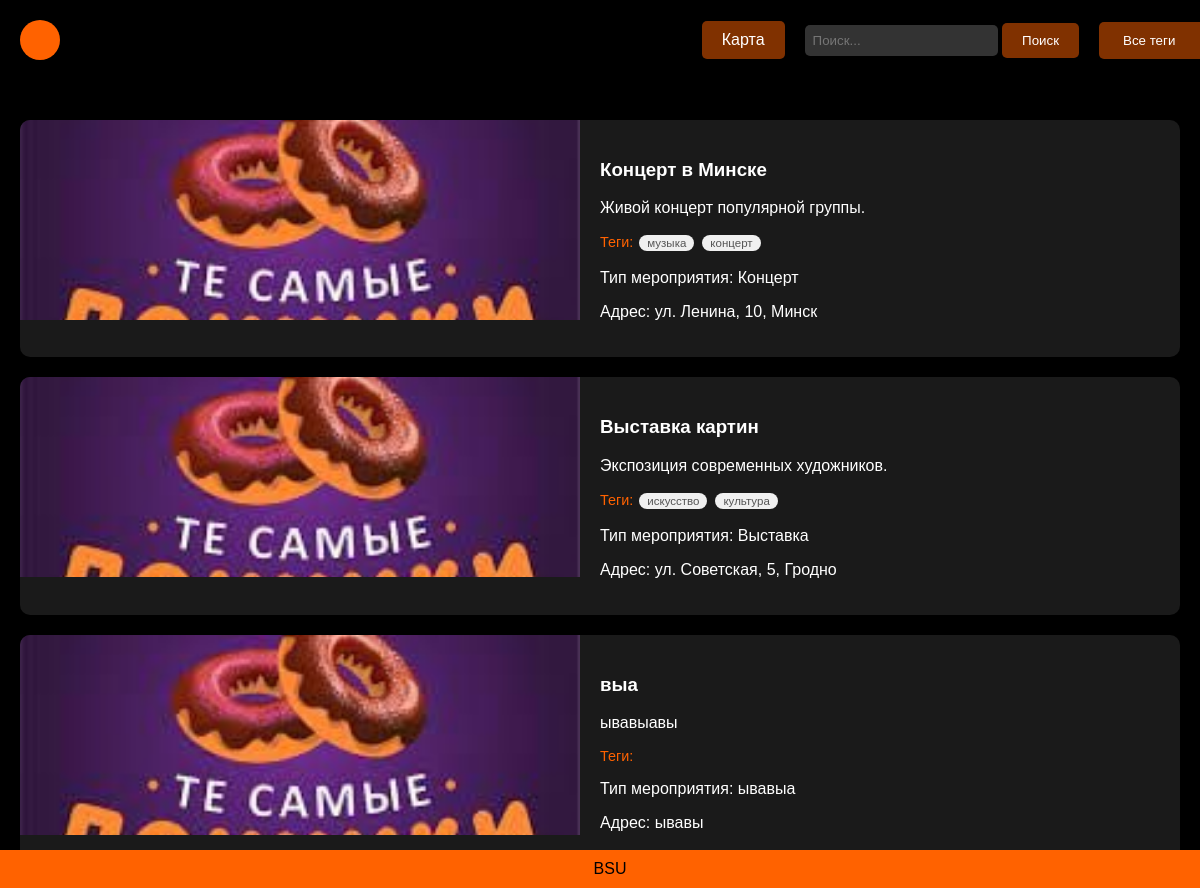
Before: / with the older database file.
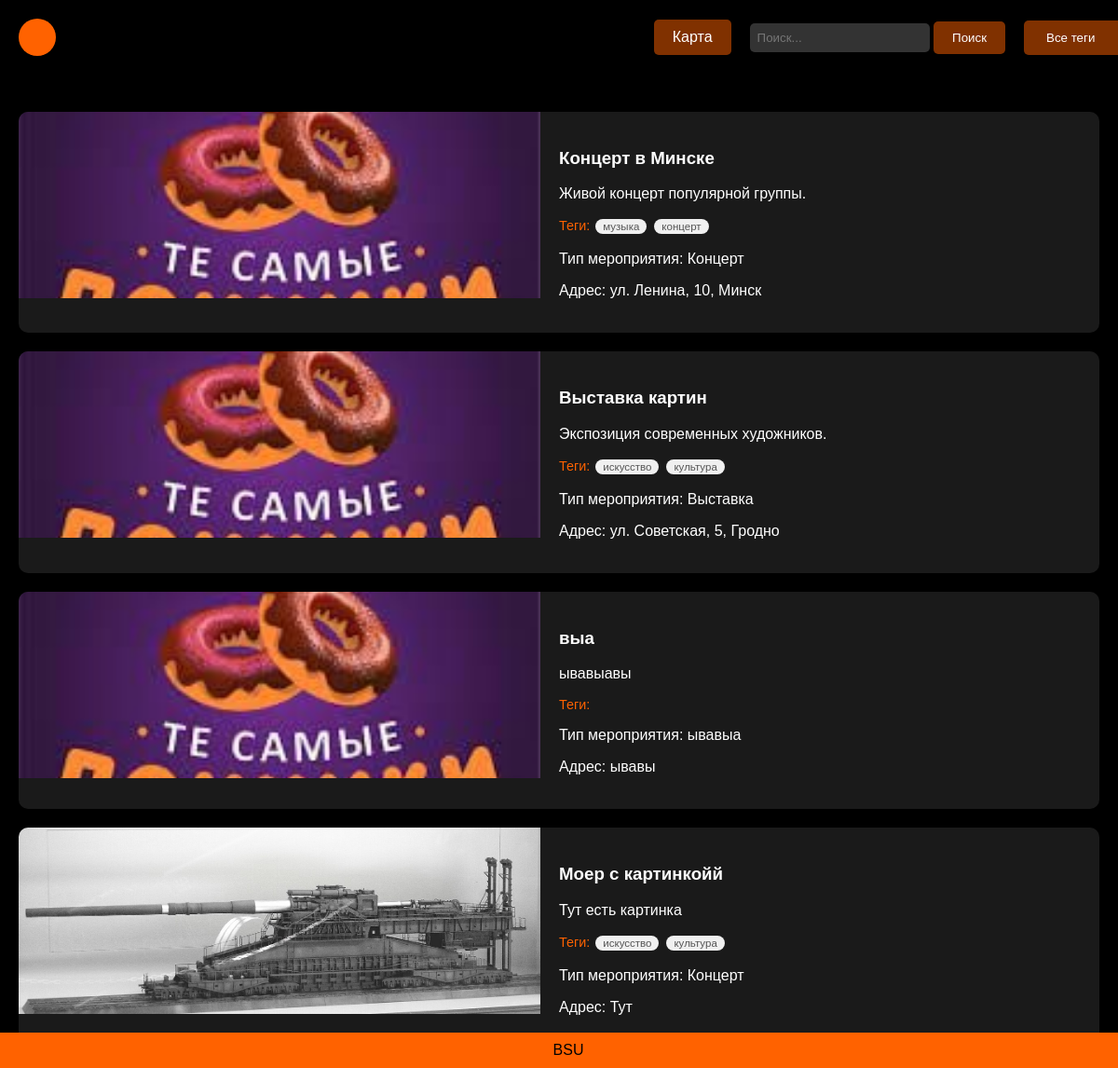
After: the same page with the newer database file.
### app.py (models this page shows)
class Event(db.Model):
    id = db.Column(db.Integer, primary_key=True)
    title = db.Column(db.String(100), nullable=False)
    description = db.Column(db.Text, nullable=False)
    organizer_id = db.Column(db.Integer, db.ForeignKey('user.id'), nullable=False)
    format = db.Column(db.String(20), nullable=False)
    location = db.Column(db.String(200))
    date_time = db.Column(db.DateTime, nullable=False)
    duration = db.Column(db.Integer, nullable=False)
    image_url = db.Column(db.String(200))
    lat = db.Column(db.Float)
    lng = db.Column(db.Float)
    event_type = db.Column(db.String(50))
    created_at = db.Column(db.DateTime, default=datetime.utcnow)
    is_active = db.Column(db.Boolean, default=True)
    organizer = db.relationship('User', backref='events')
    tags = db.relationship('Tag', secondary='event_tag', backref='events')

class Tag(db.Model):
    id = db.Column(db.Integer, primary_key=True)
    name = db.Column(db.String(50), unique=True, nullable=False)

### app.py (the view, shortened to what this page needs)
@app.route('/', methods=['GET'])
def home():
    search_query = request.args.get('search', '').strip()
    selected_tag = request.args.get('tag', '').strip()
    query = Event.query.filter_by(is_active=True)
    if selected_tag:
        tag = Tag.query.filter_by(name=selected_tag).first()
        if tag:
            query = query.join(Event.tags).filter(Tag.id == tag.id)
    events = query.all()
    tags = Tag.query.all()
    return render_template('index.html',
                         posts=events,
                         tags=tags,
                         search_query=search_query,
                         selected_tag=selected_tag)

### templates/index.html (shortened to what this page needs)
<!DOCTYPE html>
<html>
<head>
    <link rel="stylesheet" href="{{ url_for('static', filename='styles.css') }}">
</head>
<body>
    <div class="header">
        <div class="user-container" id="userContainer">
            <div class="user-circle"></div>
        </div>
        <div class="menu-buttons">
            <a href="{{ url_for('show_map') }}" class="menu-btn">Карта</a>
            <div class="search-container">
                <form method="GET" action="/">
                    <input class="search-input" type="text" name="search" placeholder="Поиск..." value="{{ search_query|default('') }}">
                        <button class="menu-btn" type="submit">Поиск</button>
                </form>
            </div>
            <select class="menu-btn" onchange="filterPosts('tag', this.value)">
                <option value="">Все теги</option>
            </select>
        </div>
    </div>
    <div class="posts-container">
        {% for post in posts %}
            <div class="post" onclick="showModal('{{ post.title }}', '{{ post.description }}', '{{ post.location }}', '{{ post.tags|map(attribute='name')|join(', ') }}', '{{ post.event_type }}', '{{ post.location }}', {{ post.lat|default(0) }}, {{ post.lng|default(0) }}, '{{ post.image_url|default('') }}')">
                <img class="post-image"
                    src="{{ url_for('static', filename=post.image_url) if post.image_url else url_for('static', filename='images/no-image.jpg') }}"
                    alt="{{ post.title }}"
                    onerror="this.onerror=null;this.src='{{ url_for('static', filename='images/no-image.jpg') }}'">
                <div class="post-content">
                    <h3>{{ post.title }}</h3>
                    <p>{{ post.description|truncate(100) }}</p>
                    <p class="tags">Теги:
                        {% for tag in post.tags %}
                            <span class="tag">{{ tag.name }}</span>
                        {% endfor %}
                    </p>
                    <p>Тип мероприятия: {{ post.event_type }}</p>
                    <p>Адрес: {{ post.location }}</p>
                </div>
            </div>
        {% endfor %}
    </div>
    <div class="footer">
        BSU
    </div>
</body>
</html>

### static/styles.css (style rules this page uses)
body { margin: 0; padding: 0; background: #000000; color: #ffffff; font-family: Arial, sans-serif; }
.header { background: rgba(0, 0, 0, 0.8); padding: 20px; display: flex; align-items: center; justify-content: space-between; position: fixed; width: 100%; top: 0; }
.user-container { position: relative; display: inline-block; }
.user-circle { width: 40px; height: 40px; background: #ff6200; border-radius: 50%; cursor: pointer; }
.menu-buttons { display: flex; gap: 20px; align-items: center; }
.menu-btn { padding: 10px 20px; background: rgba(255, 98, 0, 0.5); border: none; color: white; cursor: pointer; border-radius: 5px; transition: background 0.3s ease; text-decoration: none; }
.search-container { display: flex; gap: 10px; }
.search-input { padding: 8px; background: #333333; border: none; color: white; border-radius: 5px; }
.posts-container { margin-top: 100px; padding: 20px; display: grid; gap: 20px; }
.post { display: flex; background: #1a1a1a; border-radius: 10px; overflow: hidden; cursor: pointer; transition: transform 0.2s; }
.post-image { width: 50%; height: 200px; object-fit: cover; }
.post-content { width: 50%; padding: 20px; }
.tags { font-size: 0.9em; color: #ff6200; }
.footer { position: fixed; bottom: 0; width: 100%; background: #ff6200; text-align: center; padding: 10px; color: black; }
.tag { display: inline-block; background-color: #f0f0f0; padding: 2px 8px; margin: 2px; border-radius: 12px; font-size: 0.8em; color: #555; }

Changed rows visible on the page:
added Event: image_url (picture), title "Моер с картинкойй", description "Тут есть картинка", event_type "Концерт", location "Тут", Tag (name "искусство"), Tag (name "культура")
